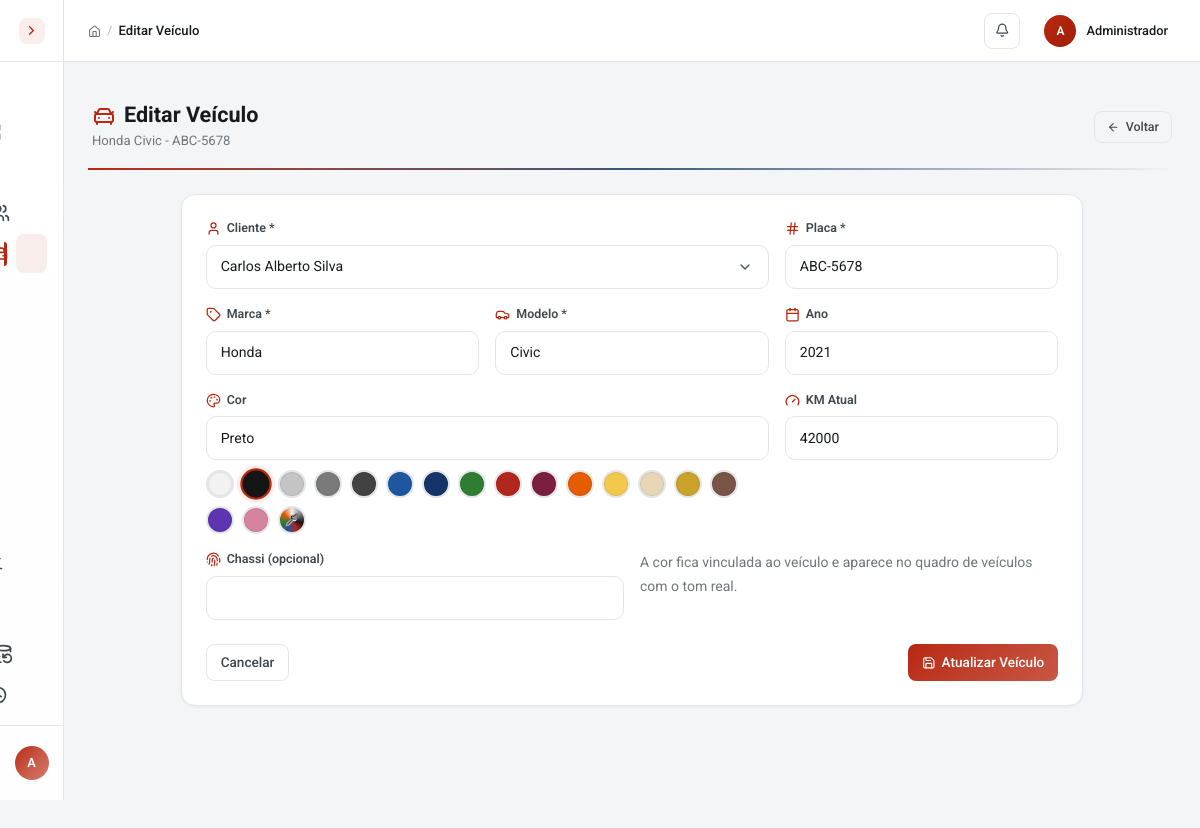
Screenshot of /pages/veiculos/editar.php?id=2 (signed in) with the database file from the repository.
### tables this page shows
CREATE TABLE veiculos (
  id INT AUTO_INCREMENT PRIMARY KEY,
  cliente_id INT NOT NULL,
  placa VARCHAR(10) UNIQUE,
  marca VARCHAR(50),
  modelo VARCHAR(60),
  ano YEAR,
  cor VARCHAR(30),
  km_atual INT DEFAULT 0,
  chassi VARCHAR(30),
  FOREIGN KEY (cliente_id) REFERENCES clientes(id) ON DELETE CASCADE
);

### config/conexao.php (called while the page is built, shortened)
<?php
function esc($dado) {
    return htmlspecialchars((string) $dado, ENT_QUOTES, 'UTF-8');
}
function cores_veiculo(): array {
    return [
        'Branco' => '#f2f2f2',
        'Preto' => '#141414',
        'Prata' => '#c4c4c4',
        'Cinza' => '#7a7a7a',
        'Grafite' => '#424242',
        'Azul' => '#1e56a0',
        'Azul Escuro' => '#15346a',
        'Verde' => '#2e7d32',
        'Vermelho' => '#b3261e',
        'Vinho' => '#7b1e3f',
        'Laranja' => '#e65c00',
        'Amarelo' => '#f2c94c',
        'Bege' => '#e7d6b5',
        'Dourado' => '#c9a227',
        'Marrom' => '#795548',
        'Roxo' => '#5e35b1',
        'Rosa' => '#d6839f',
    ];
}
?>

### pages/veiculos/editar.php (the view, shortened to what this page needs)
<?php
require_once __DIR__ . '/../../config/conexao.php';
$id = isset($_GET['id']) ? (int)$_GET['id'] : 0;
$stmt = $conn->prepare("SELECT v.*, c.nome as cliente_nome FROM veiculos v LEFT JOIN clientes c ON c.id = v.cliente_id WHERE v.id = :id");
$stmt->bindParam(':id', $id);
$stmt->execute();
$veiculo = $stmt->fetch();
require_once __DIR__ . '/../../includes/header.php';
?>
<div class="page-header">
    <div>
        <h1><i data-lucide="car-front" class="text-primary me-2"></i>Editar Veículo</h1>
        <span class="page-subtitle"><?php echo esc($veiculo['marca']) . ' ' . esc($veiculo['modelo']) . ' - ' . esc($veiculo['placa']); ?></span>
    </div>
    <a href="listar.php" class="btn btn-outline-secondary btn-icon">
        <i data-lucide="arrow-left"></i> Voltar
    </a>
</div>
<div class="row justify-content-center">
    <div class="col-lg-10">
        <div class="card">
            <div class="card-body p-4">
                <form method="POST" action="processar.php?acao=editar" onsubmit="return validarFormularioVeiculo()">
                    <div class="row g-3">
                        <div class="col-md-8">
                            <label for="cliente_id" class="form-label-with-icon"><i data-lucide="user"></i> Cliente *</label>
                            <select class="form-select" id="cliente_id" name="cliente_id" required>
                                <?php
                                $stmt_clientes = $conn->query("SELECT id, nome FROM clientes ORDER BY nome");
                                foreach ($stmt_clientes->fetchAll() as $c):
                                    $selected = ($c['id'] == $veiculo['cliente_id']) ? 'selected' : '';
                                ?>
                                    <option value="<?php echo $c['id']; ?>" <?php echo $selected; ?>><?php echo esc($c['nome']); ?></option>
                                <?php endforeach; ?>
                            </select>
                        </div>
                        <div class="col-md-4">
                            <label for="placa" class="form-label-with-icon"><i data-lucide="hash"></i> Placa *</label>
                            <input type="text" class="form-control text-uppercase" id="placa" name="placa" value="<?php echo esc($veiculo['placa']); ?>" oninput="formatarPlaca(this)" required>
                        </div>
                        <div class="col-md-4">
                            <label for="marca" class="form-label-with-icon"><i data-lucide="tag"></i> Marca *</label>
                            <input type="text" class="form-control" id="marca" name="marca" value="<?php echo esc($veiculo['marca']); ?>" required>
                        </div>
                        <div class="col-md-4">
                            <label for="modelo" class="form-label-with-icon"><i data-lucide="car"></i> Modelo *</label>
                            <input type="text" class="form-control" id="modelo" name="modelo" value="<?php echo esc($veiculo['modelo']); ?>" required>
                        </div>
                        <div class="col-md-4">
                            <label for="ano" class="form-label-with-icon"><i data-lucide="calendar"></i> Ano</label>
                            <input type="number" class="form-control" id="ano" name="ano" min="1950" max="2030" value="<?php echo $veiculo['ano']; ?>">
                        </div>
                        <div class="col-md-8">
                            <label for="cor" class="form-label-with-icon"><i data-lucide="palette"></i> Cor</label>
                            <input type="text" class="form-control" id="cor" name="cor" value="<?php echo esc($veiculo['cor']); ?>" placeholder="Escolha uma cor abaixo ou digite (ex: Preto, #b3261e)" autocomplete="off" maxlength="30">
                            <div class="color-palette" id="corPalette">
                                <?php foreach (cores_veiculo() as $nome => $hex): ?>
                                    <button type="button" class="color-swatch" data-cor="<?php echo esc($nome); ?>" data-hex="<?php echo esc($hex); ?>" title="<?php echo esc($nome); ?>" style="background-color:<?php echo esc($hex); ?>;"></button>
                                <?php endforeach; ?>
                                <label class="color-swatch color-picker-swatch" title="Cor personalizada (seletor de cor)">
                                    <i data-lucide="pipette" class="color-picker-icon"></i>
                                </label>
                            </div>
                        </div>
                        <div class="col-md-4">
                            <label for="km_atual" class="form-label-with-icon"><i data-lucide="gauge"></i> KM Atual</label>
                            <input type="number" class="form-control" id="km_atual" name="km_atual" min="0" value="<?php echo $veiculo['km_atual']; ?>">
                        </div>
                        <div class="col-md-6">
                            <label for="chassi" class="form-label-with-icon"><i data-lucide="fingerprint"></i> Chassi (opcional)</label>
                            <input type="text" class="form-control" id="chassi" name="chassi" value="<?php echo esc($veiculo['chassi']); ?>">
                        </div>
                        <div class="col-md-6">
                            <small class="text-muted">A cor fica vinculada ao veículo e aparece no quadro de veículos com o tom real.</small>
                        </div>
                    </div>
                    <div class="d-flex justify-content-between mt-4">
                        <a href="listar.php" class="btn btn-outline-secondary">Cancelar</a>
                        <button type="submit" class="btn btn-primary btn-icon">
                            <i data-lucide="save"></i> Atualizar Veículo
                        </button>
                    </div>
                </form>
            </div>
        </div>
    </div>
</div>
<?php require_once __DIR__ . '/../../includes/footer.php'; ?>

### includes/header.php (style rules this page uses)
body { opacity:0;transition:opacity .25s ease }

### rows the page displays
veiculos: marca "Honda", modelo "Civic", placa "ABC-5678", ano "2021", cor "Preto", km_atual "42000"

### other values shown
substr($_SESSION['usuario_nome'] ?? 'U', 0, 1) "A"
$titulo_pagina "Editar Veículo"
$_SESSION['usuario_nome'] "Administrador"
form field cliente_id "Carlos Alberto Silva"
